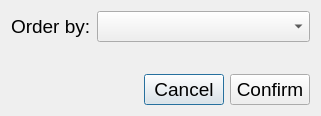
<?xml version="1.0" encoding="UTF-8"?>
<ui version="4.0">
 <class>OrderDialog</class>
 <widget class="QDialog" name="OrderDialog">
  <property name="geometry">
   <rect>
    <x>0</x>
    <y>0</y>
    <width>321</width>
    <height>116</height>
   </rect>
  </property>
  <property name="windowTitle">
   <string>View order</string>
  </property>
  <layout class="QVBoxLayout" name="verticalLayout">
   <item>
    <layout class="QHBoxLayout" name="hl_data" stretch="0,1">
     <item>
      <widget class="QLabel" name="labelOrderBy">
       <property name="font">
        <font>
         <pointsize>14</pointsize>
        </font>
       </property>
       <property name="text">
        <string>Order by:</string>
       </property>
      </widget>
     </item>
     <item>
      <widget class="QComboBox" name="cbOrderBy">
       <property name="font">
        <font>
         <pointsize>14</pointsize>
        </font>
       </property>
      </widget>
     </item>
    </layout>
   </item>
   <item>
    <spacer name="vs_data_buttons">
     <property name="orientation">
      <enum>Qt::Vertical</enum>
     </property>
     <property name="sizeHint" stdset="0">
      <size>
       <width>20</width>
       <height>40</height>
      </size>
     </property>
    </spacer>
   </item>
   <item>
    <layout class="QHBoxLayout" name="hl_buttons">
     <item>
      <spacer name="horizontalSpacer">
       <property name="orientation">
        <enum>Qt::Horizontal</enum>
       </property>
       <property name="sizeHint" stdset="0">
        <size>
         <width>40</width>
         <height>20</height>
        </size>
       </property>
      </spacer>
     </item>
     <item>
      <widget class="QPushButton" name="bCancel">
       <property name="font">
        <font>
         <pointsize>14</pointsize>
        </font>
       </property>
       <property name="text">
        <string>Cancel</string>
       </property>
      </widget>
     </item>
     <item>
      <widget class="QPushButton" name="bConfirm">
       <property name="font">
        <font>
         <pointsize>14</pointsize>
        </font>
       </property>
       <property name="text">
        <string>Confirm</string>
       </property>
      </widget>
     </item>
    </layout>
   </item>
  </layout>
 </widget>
 <resources/>
 <connections/>
</ui>
